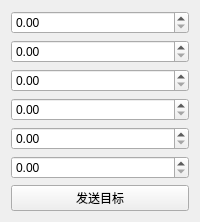
<?xml version="1.0" encoding="UTF-8"?>
<ui version="4.0">
 <class>IKGui</class>
 <widget class="QWidget" name="IKGui">
  <layout class="QVBoxLayout" name="verticalLayout">
   <item><widget class="QDoubleSpinBox" name="xSpinBox"/></item>
   <item><widget class="QDoubleSpinBox" name="ySpinBox"/></item>
   <item><widget class="QDoubleSpinBox" name="zSpinBox"/></item>
   <item><widget class="QDoubleSpinBox" name="rollSpinBox"/></item>
   <item><widget class="QDoubleSpinBox" name="pitchSpinBox"/></item>
   <item><widget class="QDoubleSpinBox" name="yawSpinBox"/></item>
   <item><widget class="QPushButton" name="sendButton"><property name="text"><string>发送目标</string></property></widget></item>
  </layout>
 </widget>
 <resources/>
 <connections/>
</ui>
